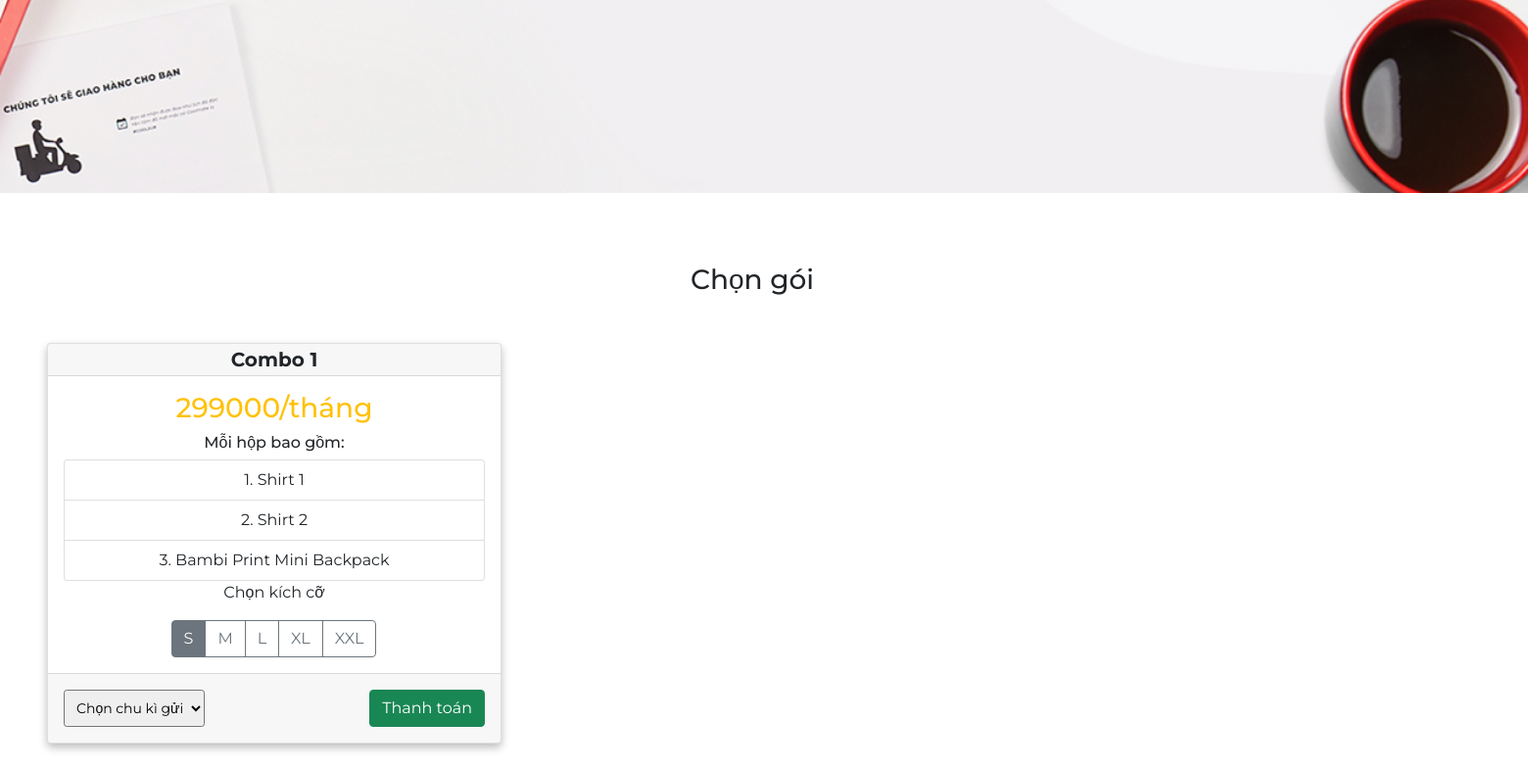
/?url=Home/Cost_table/ (lower part), run on an earlier commit of the app's database.
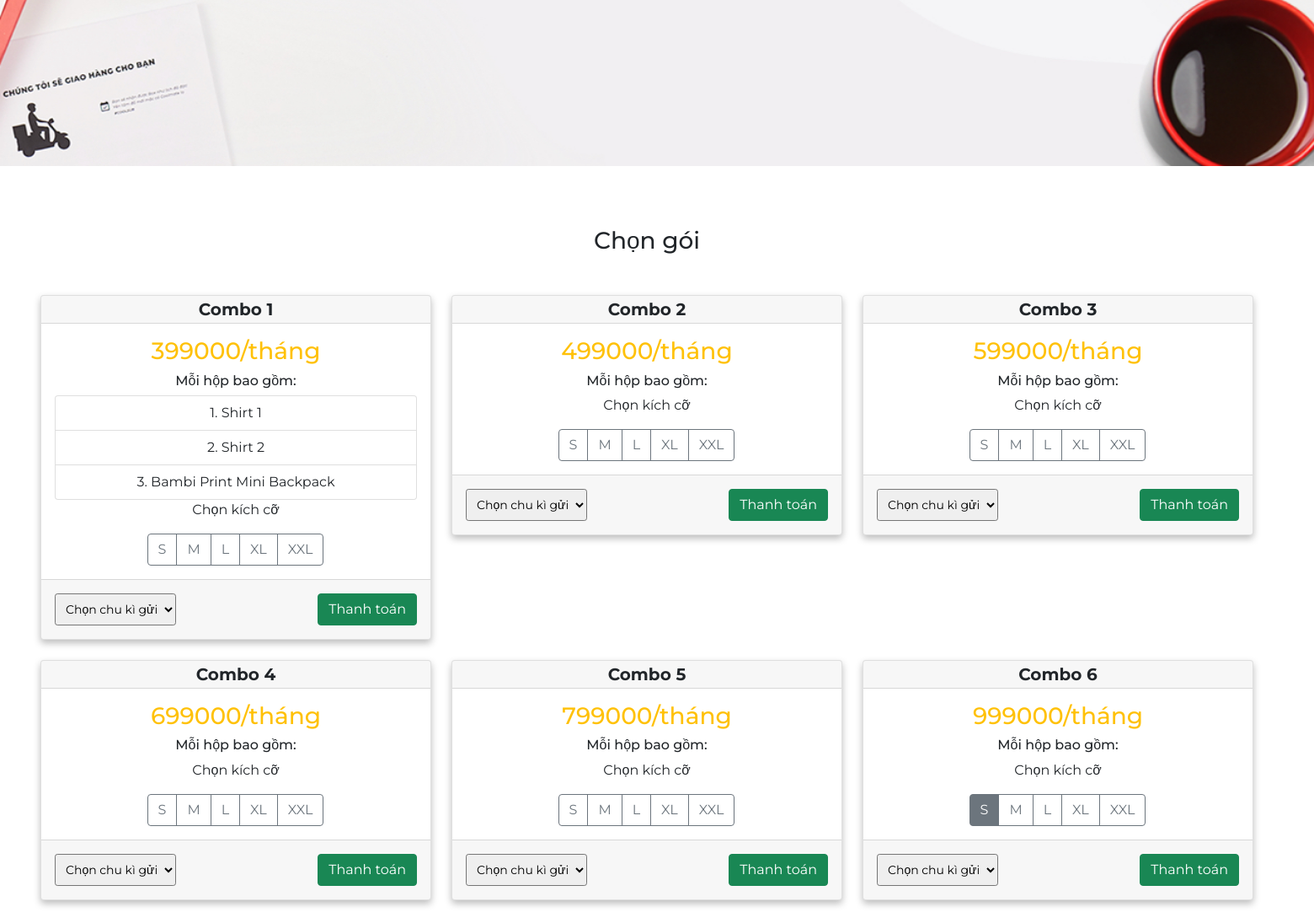
And on a later commit of the database.
### tables this page shows
CREATE TABLE `COMBO`(
    `ID` INT PRIMARY KEY AUTO_INCREMENT,
    `NAME` VARCHAR(50),
    `COST` INT DEFAULT 0
);

CREATE TABLE `PRODUCT`(
  `ID` BIGINT PRIMARY KEY NOT NULL AUTO_INCREMENT, 
  `NAME` VARCHAR(100),
  `PRICE` INT,
  `IMG_URL` VARCHAR(250),
  `NUMBER` INT,
  `DECS` TEXT,
  `CATEGORY` VARCHAR(100),
  `TOP_PRODUCT` INT
);

### Function/controller.php (called while the page is built, shortened)
<?php
class Controller{
    public function model($model){
        return new $model;
    }
    public function view($view, $data=[]){
        require_once "./Views/". $view . "/index.php";
    }
}
?>

### Controller/Home.php (called while the page is built, shortened)
<?php
class Home extends Controller{
        function Cost_table($user){
            $cus = $this->model($user);
            $combo = $cus->get_combo();
            $product_in_combo = array();
            foreach($combo as $cb){
                array_push($product_in_combo, (["id" => $cb["id"], "name" => $cb["cbname"], "price" => $cb["cost"], "product" => $cus->get_product_in_combo($cb["id"])]));
            }
            $this->view("Cost_table", [
                "combo" => $product_in_combo,
                "cycle" => $cus->get_cycle(),
                "user" => $user
            ]);
        }
}
?>

### Function/App.php (called while the page is built, shortened)
<?php
class App{
    protected $action="Home_page";
    function __construct(){
        $arr = $this->UrlProcess();
        if(!empty($arr) && file_exists("./Controller/" . $arr[0].".php")){
            $this->controller = $arr[0];
            unset($arr[0]);
        }
        $this->controller = new $this->controller;
        if(isset($arr[1])){
            if( method_exists( $this->controller , $arr[1]) ){
                $this->action = $arr[1];
            }
        }
        $this->params = [];
        if(isset($_SESSION["user"]))array_push($this->params,$_SESSION["user"]);
        else array_push($this->params, "customer");
        call_user_func_array([$this->controller, $this->action], $this->params);
    }
    function UrlProcess(){
        if( isset($_GET["url"]) ){
            return explode("/", filter_var(trim($_GET["url"], "/")));
        }
    }
}
?>

### index.php (called while the page is built, shortened)
<?php
require_once "./Function/App.php";
require_once "./Function/controller.php";
require_once "./Function/DB.php";
$myApp = new App();
?>

### Function/DB.php (called while the page is built, shortened)
<?php
    class DB{
        protected $servername = "localhost";
        protected $username = "root";
        protected $password = "";
        function __construct(){
            $this->connect = mysqli_connect($this->servername, $this->username, $this->password);
        }
    }
?>

### Model/customer.php (called while the page is built, shortened)
<?php
class customer extends DB{
    public function get_combo(){
        $query =    "SELECT `combo`.`NAME` AS `cbname`,
                            `combo`.`COST` AS `cost`,
                            `combo`.`ID` AS `id`
                    FROM `combo`";
        return mysqli_query($this->connect, $query);
    }
    public function get_product_in_combo($id){
        $query =    "SELECT `product`.`NAME` AS `name`
                    FROM `product_in_combo`, `product`
                    WHERE `product_in_combo`.`PID` = `product`.`ID`
                    AND `product_in_combo`.`CBID` = " . $id;
        return mysqli_query($this->connect, $query);
    }
}
?>

### Views/Cost_table/index.php (the view, shortened to what this page needs)
<!DOCTYPE html>
<html lang="en">
<head>
	<link href="https://cdn.jsdelivr.net/npm/bootstrap@5.1.2/dist/css/bootstrap.min.css" rel="stylesheet">
	<link type="text/css" rel="stylesheet" href="./Views/Cost_table/style.css">
    <link href="../Views/Navbar/navbar.css" rel="stylesheet" type="text/css" />
	  <link
      href="https://cdnjs.cloudflare.com/ajax/libs/font-awesome/5.15.3/css/all.min.css"
      rel="stylesheet"
    />
</head>
<body>
<div>
	<section class="pb-4 mb-5">
		<div class="hero">
			<div class="row1">
				<div class="swiper-container slider-1">
					<div class="swiper-wrapper">
						<div class="swiper-slide">
							<img src="./Views/images/h1.jpg" alt="" />
						</div>
					</div>
				</div>
			</div>
		</div>
	</section>
	<div class="row container-fluid px-3 px-sm-5 my-5 text-center">
		<h3 class="mb-5">Chọn gói</h3>
        <?php
                if(empty($data["combo"])) echo "empty combo";
                else{
                    foreach($data["combo"] as $row){
                        echo "<div class=\"col-md-4 mb-4\">
                        <section>
                            <div class=\"card\"><span hidden>" .  $row["id"] . "</span>
                                <div class=\"card-header text-center py-1\">
                                    <h5 class=\"mb-0 fw-bold\">" . $row["name"] . "</h5>
                                    </div>
                                    <div class=\"card-body\">
                                        <h3 class=\"text-warning mb-2\">" . $row["price"] . "/tháng</h3>
                                        <h6>Mỗi hộp bao gồm: </h6>
                                        <ol class=\"list-group list-group-numbered\">";
                                        foreach($row["product"] as $product){
                                            echo "<li class=\"list-group-item\">" . $product["name"] . "</li>";
                                        }
                        echo        "</ol>
                                        <p>Chọn kích cỡ</p>
                                        <div class=\"btn-group\" role=\"group\" aria-label=\"Basic radio toggle button group\">
                                            <input type=\"radio\" class=\"btn-check\" name=\"btnGroupRadio\" id=\"btnRadio1\" autocomplete=\"off\" checked=\"\">
                                            <label class=\"btn btn-outline-secondary\" for=\"btnRadio1\">S</label>
                                            <input type=\"radio\" class=\"btn-check\" name=\"btnGroupRadio\" id=\"btnRadio2\" autocomplete=\"off\">
                                            <label class=\"btn btn-outline-secondary\" for=\"btnRadio2\">M</label>
                                            <input type=\"radio\" class=\"btn-check\" name=\"btnGroupRadio\" id=\"btnRadio3\" autocomplete=\"off\">
                                            <label class=\"btn btn-outline-secondary\" for=\"btnRadio3\">L</label>
                                            <input type=\"radio\" class=\"btn-check\" name=\"btnGroupRadio\" id=\"btnRadio4\" autocomplete=\"off\">
                                            <label class=\"btn btn-outline-secondary\" for=\"btnRadio4\">XL</label>
                                            <input type=\"radio\" class=\"btn-check\" name=\"btnGroupRadio\" id=\"btnRadio5\" autocomplete=\"off\">
                                            <label class=\"btn btn-outline-secondary\" for=\"btnRadio5\">XXL</label>
                                          </div>
                                    </div>
                                    <div class=\"card-footer d-flex justify-content-between py-3\">
                                    <select class=\"form-select-sm\" aria-label=\"Small select\">
                                        <option selected=\"0\">Chọn chu kì gửi</option>";
                    echo "</select><button type=\"button\" class=\"btn btn-success btn-block\" onclick=\"add_combo(this);\">Thanh toán</button></div></div></section></div>";
                    }
                }
        ?>
</div>
</body>
</html>

### Views/Cost_table/style.css (style rules this page uses)
.swiper-container, .hero .row1 { width: 100%; height: 100%; }
.hero .row1 { position: relative; }
.hero .row1 img { height: 100%; width: 100%; object-fit: cover; }
.card { box-shadow: 0px 4px 8px 0px #BDBDBD }

### Views/Navbar/navbar.css (style rules this page uses)
* { margin: 0; padding: 0; box-sizing: border-box; font-family: "Montserrat", sans-serif; }
body { font-family: "Montserrat", sans-serif; }

What changed in the data, as far as the page shows it:
changed combo "Combo 1": COST "299000" → "399000"
added combo: NAME "Combo 2", COST "499000"
added combo: NAME "Combo 3", COST "599000"
added combo: NAME "Combo 4", COST "699000"
added combo: NAME "Combo 5", COST "799000"
added combo: NAME "Combo 6", COST "999000"
